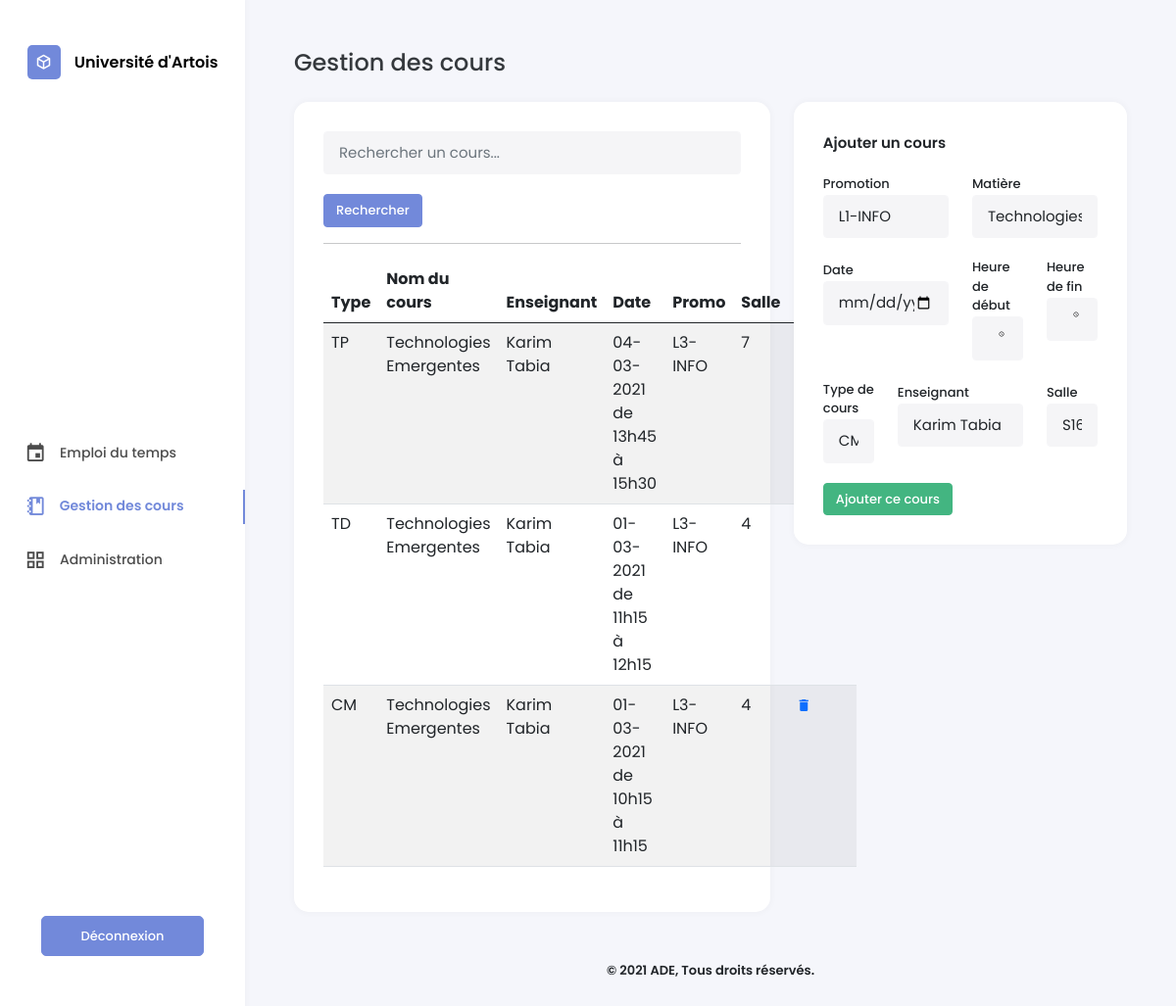
Screenshot of /gestion.php (signed in) with the database file from the repository.
### tables this page shows
CREATE TABLE Cours (
    CourID INTEGER PRIMARY KEY AUTOINCREMENT,
    DateCour VARCHAR(30) NOT NULL,
    HeureDebut time NOT NULL,
    HeureFin time NOT NULL,
    TypeID INTEGER NOT NULL,
    SalleID INTEGER NOT NULL,
    UsagerID INTEGER NOT NULL,
    MatiereID INTEGER NOT NULL,
    CONSTRAINT cour_type_fk FOREIGN KEY (TypeID) REFERENCES TypeCours(TypeID) ON DELETE CASCADE,
    CONSTRAINT cour_salle_fk FOREIGN KEY (SalleID) REFERENCES Salles(SalleID) ON DELETE CASCADE
    CONSTRAINT cour_enseignant_fk FOREIGN KEY (UsagerID) REFERENCES Usagers(UsagerID) ON DELETE CASCADE,
    CONSTRAINT cour_matiere_fk FOREIGN KEY (MatiereID) REFERENCES Matieres(MatiereID) ON DELETE CASCADE
);

CREATE TABLE TypeCours (
    TypeID INTEGER PRIMARY KEY AUTOINCREMENT,
    NomType VARCHAR NOT NULL
);

CREATE TABLE Matieres (
    MatiereID INTEGER PRIMARY KEY AUTOINCREMENT,
    NomMatiere VARCHAR(25) NOT NULL,
    CouleurMatiere VARCHAR(10) NOT NULL,
    PromotionID INTEGER NOT NULL,
    CONSTRAINT matiere_promo_fk FOREIGN KEY (PromotionID) REFERENCES Promotions(PromotionID) ON DELETE CASCADE
);

CREATE TABLE Usagers (
    UsagerID VARCHAR(30) PRIMARY KEY NOT NULL,
    MotDePasse VARCHAR(255) NOT NULL,
    Nom VARCHAR(15) NOT NULL,
    Prenom VARCHAR(20) NOT NULL,
    RangID INTEGER NOT NULL,
    CONSTRAINT usager_rang_fk FOREIGN KEY (RangID) REFERENCES Rangs(RangID) ON DELETE CASCADE
);

CREATE TABLE Promotions (
    PromotionID INTEGER  PRIMARY KEY AUTOINCREMENT,
    NomPromotion VARCHAR(25) NOT NULL,
    DepartementID INTEGER NOT NULL,
    CONSTRAINT formation_fk FOREIGN KEY (DepartementID) REFERENCES Departements(DepartementID) ON DELETE CASCADE
);

### gestion.php (the view, shortened to what this page needs)
<!DOCTYPE html>
<?php
require_once('./src/Planning/FormEvent.php');
$last_search = isset($_GET['search']) ? $_GET['search'] : ' ';
?>
<html lang="fr-FR">
<head>
    <link type="text/css" rel="stylesheet" href="./assets/css/icons.min.css">
    <link type="text/css" rel="stylesheet" href="./assets/css/bootstrap.min.css">
    <link type="text/css" rel="stylesheet" href="./assets/css/style.css">
</head>
<body>
    <?php require_once('./views/sidebar.php') ?>
    <div class="main">
        <h4>Gestion des cours</h4>
        <div class="row">
            <div class="col-md-7">
                <div class="box-content">
                    <form method="GET" action="" class="form-search">
                        <input type="text" name="search" placeholder="Rechercher un cours..." class="form-control">
                        <input type="submit" value="Rechercher" class="btn btn-primary">
                    </form>
                    <hr>
                    <table class="table table-striped">
                        <thead>
                            <tr><th>Type</th><th>Nom du cours</th><th>Enseignant</th><th>Date</th><th>Promo</th><th>Salle</th><th>Action</th></tr>
                        </thead>
                        <tbody>
                            <?php
                            $where = 'WHERE NomMatiere LIKE \'%'. $last_search.'%\'';
                            if($_SESSION['rang'] == 2)  $where = 'WHERE UsagerID ="'. $_SESSION['id'] . '" AND NomMatiere LIKE \'%'. $last_search.'%\'';
                            $sCours = $bdd->query('SELECT * FROM Cours INNER JOIN Matieres USING(MatiereID), TypeCours USING(TypeID), Usagers USING(UsagerID), Promotions USING(PromotionID) '.$where.' ORDER BY DateCour DESC, HeureDebut DESC');
                            while($aCours = $sCours->fetch()) {
                                echo '<tr>';
                                echo '<td>'.$aCours['NomType'].'</td>';
                                echo '<td>'.$aCours['NomMatiere'].'</td>';
                                echo '<td>'.$aCours['Prenom']. ' ' .$aCours['Nom'].'</td>';
                                echo '<td>'.date('d-m-Y', $aCours['DateCour']).' de '. str_replace(':', 'h', $aCours['HeureDebut']). ' à ' .str_replace(':', 'h', $aCours['HeureFin']).'</td>';
                                echo '<td>'.$aCours['NomPromotion'].'</td>';
                                echo '<td>'.$aCours['SalleID'].'</td>';
                                echo '<td> <a href="./_delete?CourID='.$aCours['CourID'].'"><span class="mdi mdi-delete"></span></a></td>';
                                echo '</tr>';
                            } ?>
                        </tbody>
                    </table>
                </div>
            </div>
            <div class="col-md-5">
                <div class="box-content">
                    <div class="content-title">Ajouter un cours</div>
                    <form method="POST" action="">
                        <div class="row">
                            <div class="col-md-6">
                                <label for="">Promotion</label>
                                <select name="promotion" class="form-control" id="promo">
                                    <?php
                                    $option = '';
                                    if($_SESSION['rang'] == 2) {
                                        $option = 'INNER JOIN Appartient ON Promotions.PromotionID = Appartient.PromotionID AND UsagerID = "'.$_SESSION['id'].'"';
                                    }
                                    $sPromo = $bdd->query('SELECT * FROM Promotions '.$option.' ORDER BY PromotionID');
                                    while($aPromo = $sPromo->fetch()) {
                                        echo '<option value="'.$aPromo['PromotionID'].'"'. ((isset($_POST['promotion']) && $_POST['promotion'] == $aPromo['PromotionID']) ? ' selected' : '') .'>'.$aPromo['NomPromotion'].'</option>';
                                    } ?>
                                </select>
                            </div>
                            <div class="col-md-6">
                                <label for="">Matière</label>
                                <select name="matiere" id="" class="form-control" id="matiere">
                                    <?php
                                    $option = '';
                                    if($_SESSION['rang'] == 2) {
                                        $option = 'INNER JOIN Enseigne ON Matieres.MatiereID = Enseigne.MatiereID AND UsagerID = "'.$_SESSION['id'].'"';
                                    }
                                    $sMatieres = $bdd->query('SELECT * FROM Matieres '.$option. ' ORDER BY NomMatiere');
                                    while($aMatieres = $sMatieres->fetch()) {
                                        echo '<option value="'.$aMatieres['MatiereID'].'">'.$aMatieres['NomMatiere'].'</option>';
                                    } ?>
                                </select>
                            </div>
                            <div class="col-md-6">
                                <div class="form-group">
                                    <label for="date">Date</label>
                                    <input type="date" name="dateCour" class="form-control <?= (isset($errors['dateCour'])) ? 'is-invalid' : '' ?>" value="<?= (isset($_POST['dateCour'])) ? $_POST['dateCour'] : '' ?>">
                                </div>
                            </div>
                            <div class="col-md-3">
                                <div class="form-group">
                                    <label for="date">Heure de début</label>
                                    <input type="time" name="heureDebut" class="form-control <?= (isset($errors['heureDebut'])) ? 'is-invalid' : '' ?>" value="<?= (isset($_POST['heureDebut'])) ? $_POST['heureDebut'] : '' ?>">
                                </div>
                            </div>
                            <div class="col-md-3">
                                <div class="form-group">
                                    <label for="date">Heure de fin</label>
                                    <input type="time" name="heureFin" class="form-control <?= (isset($errors['heureFin'])) ? 'is-invalid' : '' ?>" value="<?= (isset($_POST['heureFin'])) ? $_POST['heureFin'] : '' ?>">
                                </div>
                            </div>
                            <div class="col-md-3">
                                <div class="form-group">
                                    <label for="date">Type de cours</label>
                                    <select name="type" class="form-control">
                                        <?php $query = $bdd->query('SELECT * FROM TypeCours');
                                            while ($row = $query->fetch()){
                                                echo '<option value="' . $row['TypeID'].'">' . $row['NomType'] . '</option>';
                                            }
                                        ?>
                                    </select>
                                </div>
                            </div>
                            <div class="col-md-6">
                                <div class="form-group">
                                    <label for="date">Enseignant</label>
                                    <select name="enseignant" class="form-control">
                                        <?php if($_SESSION['rang'] == 2) {
                                                $sql = 'AND UsagerID = "'.$_SESSION['id'].'"';
                                            } else {
                                                $sql = '';
                                            }
                                            $query = $bdd->query('SELECT * FROM Usagers WHERE RangID = 2 ' . $sql);
                                            while ($row = $query->fetch()){
                                                echo '<option value="' .$row['UsagerID'] .'">' . $row['Prenom'] . ' ' .  $row['Nom'] . '</option>';
                                            }
                                        ?>
                                    </select>
                                </div>
                            </div>
                            <div class="col-md-3">
                                <div class="form-group">
                                    <label for="salle">Salle</label>
                                    <select name="salle" class="form-control">
                                        <?php $query = $bdd->query('SELECT * FROM Salles');
                                            while ($row = $query->fetch()){
                                                echo '<option value="' . $row['SalleID'].'">' . $row['NomSalle'] . '</option>';
                                            }
                                        ?>
                                    </select>
                                </div>
                            </div>
                        </div>
                        <input type="submit" name="add_cours" value="Ajouter ce cours" class="btn btn-success">
                    </form>
                </div>
            </div>
        </div>
        <?php require_once('./views/footer.php') ?>
    </div>
</body>
</html>

### views/sidebar.php
<div class="sidebar d-flex flex-column align-items-center justify-content-between">
    <div class="cont-bar">
        <a class="logo" href="./">
            <i class="mdi mdi-cube-outline"></i>
            <span class="title-logo">Université d'Artois</span>
        </a>
    </div>
    <div class="sidebar-menu">
        <ul>
            <li>
                <a href="./" <?= (basename($_SERVER['PHP_SELF']) == 'index.php') ? 'class="active"' : null ?>> <i class="mdi mdi-calendar"></i> Emploi du temps</a>
            </li>
            <li>
                <a href="./gestion" <?= (basename($_SERVER['PHP_SELF']) == 'gestion.php') ? 'class="active"' : null ?>><i class="mdi mdi-notebook-outline"></i> Gestion des cours</a>
            </li>
            <li>
                <a href="" <?= (basename($_SERVER['PHP_SELF']) == 'admin.php') ? 'class="active"' : null ?>><i class="mdi mdi-view-grid-outline"></i> Administration</a>
            </li>
        </ul>
    </div>
    <div class="cont-bar">
        <a href="./logout" class="btn btn-primary">Déconnexion</a>
    </div>
</div>

### views/footer.php
<footer>
    <p>© 2021 ADE, Tous droits réservés.</p>
</footer>

### assets/css/style.css (style rules this page uses)
* { box-sizing: border-box; outline: none; }
body { font-family: Poppins, sans-serif; background-color: #F5F6FB; margin: 0; padding: 0; }
a { text-decoration: none; }
footer { text-align: center; margin: 20px auto; font-weight: 600; font-size: 13px; }
.btn { font-weight: 500; font-size: 13px; }
.btn-primary { background-color: #7289DA; border-color: #7289DA; }
.btn-success { background-color: #43B581; border-color: #43B581; }
.sidebar { position: relative; background-color: #fff; height: 100%; width: 250px; position: fixed; top: 0; left: 0; padding: 50px 0; box-shadow: 0px 0px 5px 3px rgba(0,0,0,0.02); }
.cont-bar { padding: 0 15px; min-height: 50px; }
.logo i { background-color: #7289DA; color: #fff; padding: 5px 8px; margin-right: 10px; font-size: 18px; border-radius: 5px; vertical-align: middle; }
.title-logo { font-size: 16px; font-weight: 600; color: #000; vertical-align: middle; }
.sidebar-menu { width: 100%; }
.sidebar-menu ul { list-style: none; padding: 0; }
.sidebar-menu li { margin: 20px 0; }
.sidebar-menu li > a { color: #000; opacity: .7; padding-left: 25px; font-size: 14px; font-weight: 500; display: block; border-right: 2px solid transparent; }
.sidebar-menu li > a > i { vertical-align: middle; font-size: 1.4rem; margin-right: 10px; }
.sidebar-menu li > a.active { border-right: 2px solid #7289DA; opacity: 1; color: #7289DA; font-weight: 600; }
.sidebar a.btn { width: 100%; display: block; padding: 10px 40px; font-weight: 500; border-radius: 5px; }
.main { position: relative; padding: 50px; padding-bottom: 15px; margin-left: 250px; }
.main h4 { opacity: .9; margin-bottom: 25px; }
.box-content { position: relative; width: 100%; padding: 30px; background-color: #fff; border-radius: 15px; margin-bottom: 30px; box-shadow: 0px 0px 5px 3px rgba(0,0,0,0.02); }
.box-content::after { content: ''; clear: both; display: table; }
.content-title { font-size: 15px; display: inline-block; position: relative; font-weight: 600; height: 40px; }
label { font-size: 13px; font-weight: 500; }
.form-control, .form-control:focus { background-color: #F5F5F7; border-color: #F5F5F7; font-size: 15px; padding: 10px 15px; margin-bottom: 20px; }

### rows the page displays
cours: TypeID.NomType "TP", MatiereID.NomMatiere "Technologies Emergentes", UsagerID.Prenom "Karim", UsagerID.Nom "Tabia", DateCour "04-03-2021", HeureDebut "13h45", HeureFin "15h30", promotions.NomPromotion "L3-INFO", SalleID "7"
cours: TypeID.NomType "TD", MatiereID.NomMatiere "Technologies Emergentes", UsagerID.Prenom "Karim", UsagerID.Nom "Tabia", DateCour "01-03-2021", HeureDebut "11h15", HeureFin "12h15", promotions.NomPromotion "L3-INFO", SalleID "4"
cours: TypeID.NomType "CM", MatiereID.NomMatiere "Technologies Emergentes", UsagerID.Prenom "Karim", UsagerID.Nom "Tabia", DateCour "01-03-2021", HeureDebut "10h15", HeureFin "11h15", promotions.NomPromotion "L3-INFO", SalleID "4"

### other values shown
form field promotion "L1-INFO"
form field matiere "Technologies Emergentes"
form field type "CM"
form field enseignant "Karim Tabia"
form field salle "S16"
